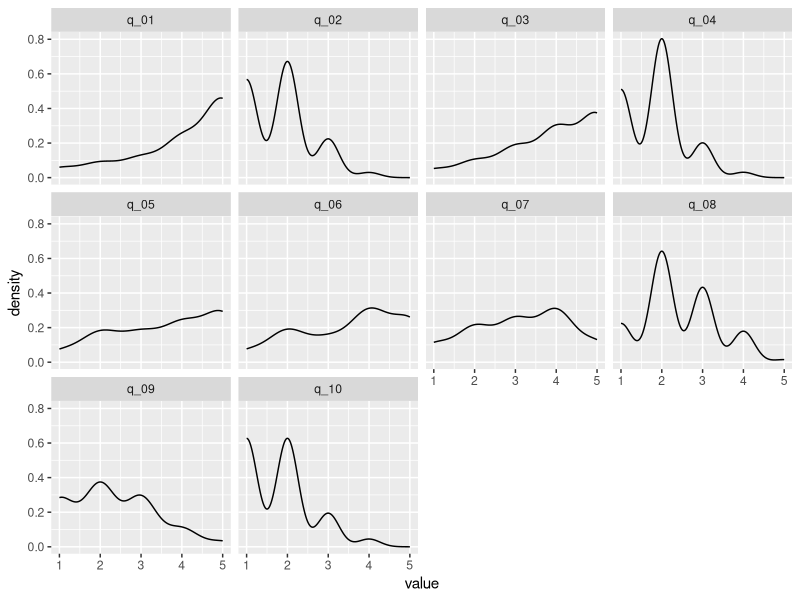

The R script that drew this image:
## ---- chunk 1
library(tidyverse)
## ---- chunk 2
# Initialize a global seed
set.seed(9)


generate_numbers <- function(n, ratio, seed) {
  # Generate n numbers from a beta distribution with alpha > beta
  set.seed(seed)
  
  alpha <- 1
  beta <- 1 / ratio  # take the reciprocal to get beta

  skewed <- rbeta(n, alpha, beta)
  
  # Scale numbers to be between 1 and 5
  skewed_scaled <- 1 + 4 * skewed
  return(round(skewed_scaled))
}

q_01 <- generate_numbers(100, 6/2, sample(1:10))
q_02 <- generate_numbers(100, 1/4, sample(11:20))
q_03 <- generate_numbers(100, 4/2, sample(21:30))
q_04 <- generate_numbers(100, 1/4, sample(31:40))
q_05 <- generate_numbers(100, 4/2, sample(41:50))
q_06 <- generate_numbers(100, 6/4, sample(51:60))
q_07 <- generate_numbers(100, 2/2, sample(61:70))
q_08 <- generate_numbers(100, 2/4, sample(71:80))
q_09 <- generate_numbers(100, 1/2, sample(81:90))
q_10 <- generate_numbers(100, 1/4, sample(91:100))

df <- data.frame(q_01, q_02, q_03, q_04, q_05, q_06, q_07, q_08, q_09, q_10)

df |> gather() |> 
  ggplot(aes(x = value)) + geom_density() + facet_wrap( ~key)


df |> 
  mutate(total_odd = rowSums(select(df, ends_with(c("1", "3", "5", "7", "9"))), na.rm = TRUE)) |> 
  mutate(total_even = rowSums(select(df, ends_with(c("0", "2", "4", "6", "8"))), na.rm = TRUE)) |> 
  mutate(total_odd = total_odd - 5) |> 
  mutate(total_even = 25 - total_even) |> 
  mutate(total = total_odd + total_even) |> 
  mutate(total = total * 2.5) |> summarise(mean = mean(total))
## ---- chunk 3
rnorm(1, mean = 2, sd = 1)
